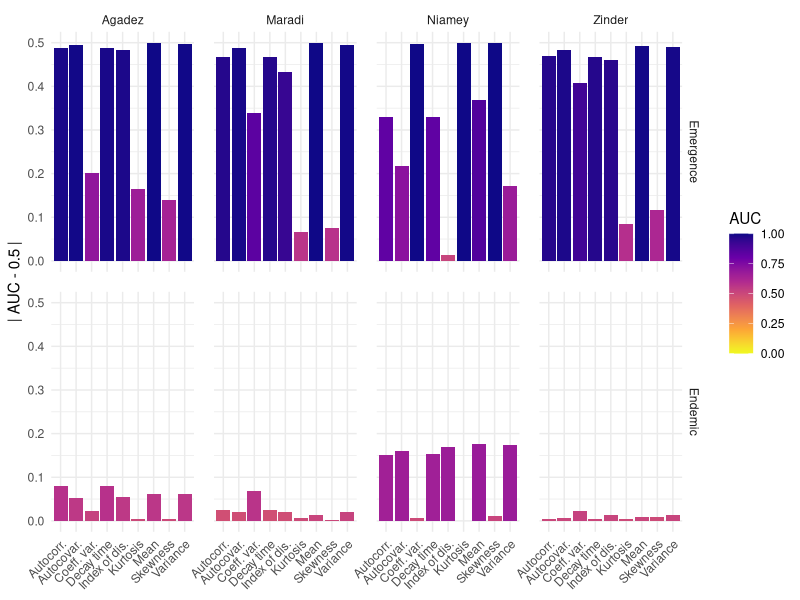

Write the R code that produced this figure.
# plot-aucs.R
#  Script to plot the AUC results from emergence and endemic simulation
#  tests of EWS.
#
# Author:
#  Andrew Tredennick (atredenn@gmail.com)



# Load libraries ----------------------------------------------------------

library(tidyverse)


# Load results ------------------------------------------------------------

endemic_aucs <- read.csv("../results/endemic-aucs.csv") %>%
  mutate(simulation = "Endemic")

emergence_aucs <- read.csv("../results/emergence-aucs.csv") %>%
  mutate(simulation = "Emergence")

auc_tbl <- bind_rows(
  endemic_aucs, 
  emergence_aucs
)


# Plot and save -----------------------------------------------------------

auc_plot <- ggplot(auc_tbl, aes(x = metric, y = abs(AUC-0.5), fill = AUC)) +
  geom_col(position = position_dodge()) +
  scale_y_continuous(limits = c(0,0.5)) +
  scale_fill_viridis_c(limits = c(0,1), direction = -1, option = "C") +
  facet_grid(simulation~city) +
  theme_minimal() +
  labs(x = NULL, y = "| AUC - 0.5 |")+
  theme(axis.text.x = element_text(angle = 45, hjust = 1)) +
  theme(panel.spacing = unit(1, "lines"))

ggsave(filename = "../figures/simulation-aucs.pdf", plot = auc_plot, width = 8.5, height = 5, units = "in")
